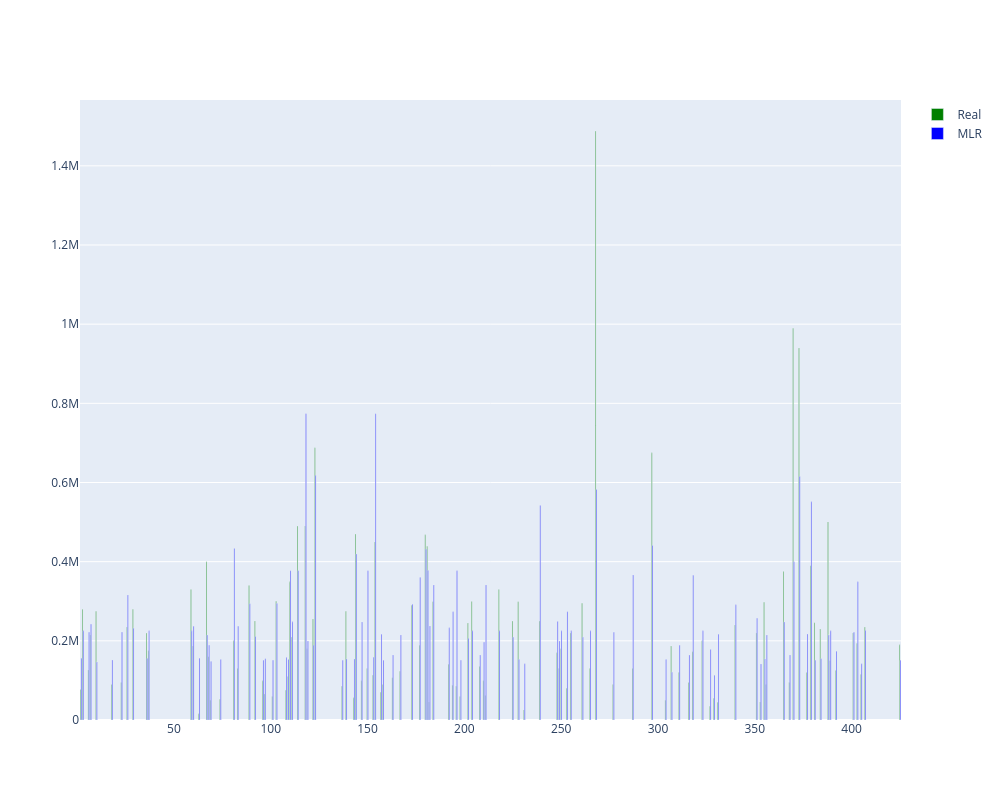

The notebook cell saved with this chart:
### Code cell
import plotly.graph_objects as go

# Grafico preço real e valor previsto
fig = go.Figure(
    data=[
        go.Bar(x=X_train_23.ID, y=y_test23.Price_Real, name="Real", marker_color='green'),
        go.Bar(x=X_train_23.ID, y=y_test23.Price_prev, name="MLR",  marker_color='blue'),
    ],
)
fig.update_layout(
    autosize=False,
    width=1000,
    height=800)

fig.show()
